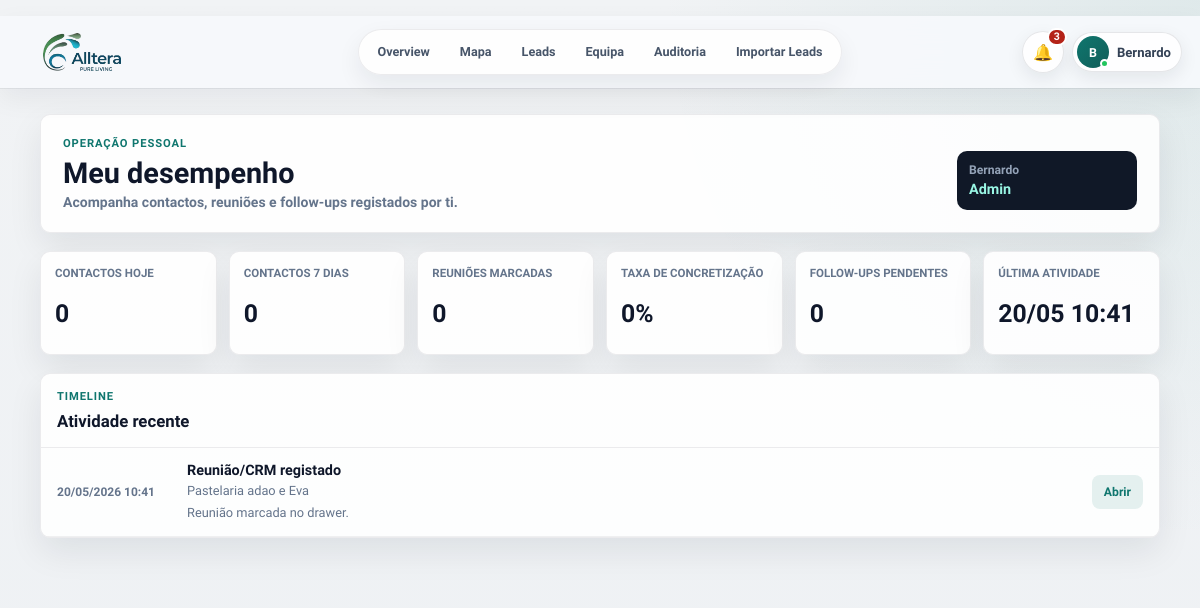
The page /meu-desempenho (signed in) on the database its author committed.
### PlataformaApoioDecisaoComercial/models.py (models this page shows, shortened)
class User(UserMixin, db.Model):
    __tablename__ = "users"
    id = db.Column(db.Integer, primary_key=True)
    nome = db.Column(db.String(120), nullable=False)
    email = db.Column(db.String(160), nullable=False, unique=True, index=True)
    password_hash = db.Column(db.String(255), nullable=False)
    role = db.Column(db.String(40), nullable=False, default="comercial")
    ativo = db.Column(db.Boolean, nullable=False, default=True)
    created_at = db.Column(db.DateTime, default=datetime.utcnow)
    @property
    def is_active(self):
        return bool(self.ativo)
    historico = db.relationship("HistoricoLead", back_populates="user", lazy="dynamic")
    assigned_leads = db.relationship("Lead", back_populates="assigned_to", lazy="dynamic")

class HistoricoLead(db.Model):
    id = db.Column(db.Integer, primary_key=True)
    lead_id = db.Column(db.Integer, db.ForeignKey("lead.id"), nullable=False)
    user_id = db.Column(db.Integer, db.ForeignKey("users.id"), nullable=True, index=True)
    acao = db.Column(db.String(120), nullable=False)
    tipo_acao = db.Column(db.String(80), nullable=True, index=True)
    observacao = db.Column(db.Text, nullable=True)
    resultado = db.Column(db.String(120), nullable=True)
    comercial_responsavel = db.Column(db.String(80), nullable=True)
    created_at = db.Column(db.DateTime, default=datetime.utcnow)
    user = db.relationship("User", back_populates="historico")

class Lead(db.Model):
    id = db.Column(db.Integer, primary_key=True)
    nome_cliente = db.Column(db.String(180), nullable=True)
    area_negocio = db.Column(db.String(120), nullable=True)
    cidade = db.Column(db.String(80), nullable=True)
    empresa = db.Column(db.String(180), nullable=True)
    nome_empresa = db.Column(db.String(180), nullable=False)
    tipo_cliente = db.Column(db.String(80), nullable=False)
    morada = db.Column(db.String(220), nullable=True)
    codigo_postal = db.Column(db.String(20), nullable=True)
    localidade = db.Column(db.String(80), nullable=False)
    contacto = db.Column(db.String(120), nullable=True)
    telefone = db.Column(db.String(40), nullable=True)
    email = db.Column(db.String(160), nullable=True)
    categoria = db.Column(db.String(120), nullable=True)
    nif = db.Column(db.String(30), nullable=True)
    observacoes = db.Column(db.Text, nullable=True)
    observacoes_contacto = db.Column(db.Text, nullable=True)
    reuniao_info = db.Column(db.Text, nullable=True)
    classificacao_observacao = db.Column(db.String(80), nullable=True)
    motivo_classificacao = db.Column(db.Text, nullable=True)
    latitude = db.Column(db.Float, nullable=True)
    longitude = db.Column(db.Float, nullable=True)
    estado = db.Column(db.String(40), nullable=False, default="Por contactar")
    estado_lead = db.Column(db.String(40), nullable=True, default="Por contactar")
    prioridade = db.Column(db.String(20), nullable=True, default="Baixa")
    comercial_responsavel = db.Column(db.String(80), nullable=False, default="Flávia")
    data_novo_contacto = db.Column(db.Date, nullable=True)
    data_reuniao = db.Column(db.Date, nullable=True)
    hora_reuniao = db.Column(db.String(10), nullable=True)
    tags = db.Column(db.String(300), nullable=True)
    insight_tags = db.Column(db.String(400), nullable=True)
    insight_note = db.Column(db.Text, nullable=True)
    assigned_to_id = db.Column(db.Integer, db.ForeignKey("users.id"), nullable=True, index=True)
    created_at = db.Column(db.DateTime, default=datetime.utcnow)
    updated_at = db.Column(db.DateTime, default=datetime.utcnow, onupdate=datetime.utcnow)
    assigned_to = db.relationship("User", back_populates="assigned_leads")
    historico = db.relationship(
        "HistoricoLead",
        backref="lead",
        cascade="all, delete-orphan",
        order_by="desc(HistoricoLead.created_at)",
    )

### PlataformaApoioDecisaoComercial/app.py (the view)
    @app.route("/meu-desempenho")
    @login_required
    def meu_desempenho():
        return render_template("meu_desempenho.html", performance=personal_performance_context(current_user))

### PlataformaApoioDecisaoComercial/app.py (called while the page is built)
def normalize_lookup(value):
    text = str(value or "").strip().lower()
    text = unicodedata.normalize("NFKD", text)
    return "".join(char for char in text if not unicodedata.combining(char))

def clean_text(value):
    return re.sub(r"\s+", " ", str(value or "").strip())

def parse_time_value(value):
    value = clean_text(value)
    if not value:
        return None
    match = re.fullmatch(r"([01]?\d|2[0-3]):([0-5]\d)(?::[0-5]\d)?", value)
    if not match:
        return None
    return f"{int(match.group(1)):02d}:{match.group(2)}"

def scheduled_time_label(lead):
    return parse_time_value(getattr(lead, "hora_reuniao", None)) or ""

def is_scheduled_lead(lead):
    if not lead or not lead.data_novo_contacto:
        return False
    state = normalize_legacy_state(lead.estado)
    text = normalize_lookup(" ".join([
        lead.estado or "",
        lead.classificacao_observacao or "",
        lead.observacoes or "",
        lead.observacoes_contacto or "",
        lead.motivo_classificacao or "",
    ]))
    if state in SCHEDULED_STATES:
        return True
    return any(token in text for token in [
        "voltar a ligar",
        "contactar mais tarde",
        "reagendada",
        "reagendar",
        "sem interesse para ja",
        "aguardar resposta",
        "ligar depois",
        "voltar a contactar",
    ])

def scheduled_badge_count():
    today = date.today()
    return (
        Lead.query.filter(
            Lead.data_novo_contacto.isnot(None),
            Lead.data_novo_contacto <= today,
            Lead.estado.in_(list(SCHEDULED_STATES)),
        ).count()
    )

def normalize_legacy_state(state):
    value = clean_text(state)
    mapping = {
        "Contactado": "Ligar de volta",
        "Reunião marcada": "Já tratado / no CRM",
        "ReuniÃ£o marcada": "Já tratado / no CRM",
        "Cliente existente": "Já tratado / no CRM",
        "Sem interesse definitivo": "Sem interesse",
    }
    return mapping.get(value, value)

### PlataformaApoioDecisaoComercial/templates/meu_desempenho.html (shortened to what this page needs)
{% extends "base.html" %}
{% block content %}
<main class="page-shell personal-performance-page">
    <section class="personal-performance-hero">
        <div>
            <p class="eyebrow">Operação pessoal</p>
            <h1>Meu desempenho</h1>
            <p>Acompanha contactos, reuniões e follow-ups registados por ti.</p>
        </div>
        <div class="personal-performance-hero__meta">
            <span>{{ current_user.nome or current_user.email }}</span>
            <strong>{{ "Admin" if current_user.role == "admin" else "Rececionista" }}</strong>
        </div>
    </section>
    {% set metrics = performance.metrics %}
    <section class="personal-performance-metrics">
        <article>
            <span>Contactos hoje</span>
            <strong>{{ metrics.contacts_today }}</strong>
        </article>
        <article>
            <span>Contactos 7 dias</span>
            <strong>{{ metrics.contacts_7 }}</strong>
        </article>
        <article>
            <span>Reuniões marcadas</span>
            <strong>{{ metrics.meetings }}</strong>
        </article>
        <article>
            <span>Taxa de concretização</span>
            <strong>{{ metrics.conversion_rate }}%</strong>
        </article>
        <article>
            <span>Follow-ups pendentes</span>
            <strong>{{ metrics.pending_followups }}</strong>
        </article>
        <article>
            <span>Última atividade</span>
            <strong>{{ metrics.last_activity.strftime("%d/%m %H:%M") if metrics.last_activity else "—" }}</strong>
        </article>
    </section>
    <section class="personal-performance-panel">
        <header>
            <div>
                <p class="eyebrow">Timeline</p>
                <h2>Atividade recente</h2>
            </div>
        </header>
        {% if performance.has_history %}
        <ol class="personal-performance-timeline">
            {% for entry in performance.timeline %}
            <li>
                <time datetime="{{ entry.created_at.isoformat() if entry.created_at else '' }}">
                    {{ entry.created_at.strftime("%d/%m/%Y %H:%M") if entry.created_at else "Sem data" }}
                </time>
                <div>
                    <strong>{{ entry.acao }}</strong>
                    <span>{{ entry.lead.nome_empresa if entry.lead else "Lead removida" }}</span>
                    {% if entry.observacao %}
                    <p>{{ entry.observacao }}</p>
                    {% endif %}
                </div>
                {% if entry.lead %}
                <a href="{{ url_for('mapa_leads', lead_id=entry.lead.id) }}">Abrir</a>
                {% endif %}
            </li>
            {% endfor %}
        </ol>
        {% else %}
        <div class="personal-performance-empty">
            <strong>Ainda sem histórico operacional.</strong>
            <span>Quando registares contactos, reuniões ou follow-ups, eles aparecem aqui.</span>
        </div>
        {% endif %}
    </section>
</main>
{% endblock %}

### PlataformaApoioDecisaoComercial/templates/base.html (shortened to what this page needs)
﻿<!doctype html>
<html lang="pt">
<head>
    <link rel="stylesheet" href="https://unpkg.com/leaflet@1.9.4/dist/leaflet.css">
    <link rel="stylesheet" href="{{ url_for('static', filename='css/styles.css') }}">
</head>
<body>
    <div class="app-shell">
        <header class="topbar topbar--minimal" id="appTopbar" aria-label="Barra superior">
            <a class="topnav-brand" href="{{ url_for('admin_overview') if current_user.is_authenticated and current_user.role == 'admin' else (url_for('mapa_leads') if current_user.is_authenticated else url_for('login')) }}" aria-label="Alltera">
                <span class="topnav-brand__logo" aria-hidden="true">
                    <img src="{{ url_for('static', filename='alltera-logo.png') }}" alt="">
                </span>
            </a>
            {% if current_user.is_authenticated %}
            <nav class="topnav-pill" aria-label="Navegação principal">
                {% if current_user.role == "admin" %}
                <a href="{{ url_for('admin_overview') }}" {% if request.endpoint == 'admin_overview' %}aria-current="page"{% endif %}>Overview</a>
                <a href="{{ url_for('mapa_leads') }}" {% if request.endpoint == 'mapa_leads' %}aria-current="page"{% endif %}>Mapa</a>
                <a href="{{ url_for('todas_leads') }}" {% if request.endpoint == 'todas_leads' %}aria-current="page"{% endif %}>Leads</a>
                <a href="{{ url_for('admin_users') }}" {% if request.endpoint == 'admin_users' %}aria-current="page"{% endif %}>Equipa</a>
                <a href="{{ url_for('historico') }}" {% if request.endpoint == 'historico' %}aria-current="page"{% endif %}>Auditoria</a>
                <a href="{{ url_for('importar_leads') }}" {% if request.endpoint == 'importar_leads' %}aria-current="page"{% endif %}>Importar Leads</a>
                {% endif %}
            </nav>
            {% endif %}
            <div class="topbar__actions">
                {% if current_user.is_authenticated %}
                {% set display_name = current_user.nome or current_user.email %}
                {% set first_name = display_name.split()[0] %}
                <div class="notifications-menu" id="notificationsMenu">
                    <button class="notifications-trigger" id="notificationsButton" type="button" aria-haspopup="menu" aria-expanded="false" aria-controls="notificationsDropdown" title="Notificações operacionais">
                        <span aria-hidden="true">🔔</span>
                        {% if operational_notifications.count > 0 %}
                        <strong>{{ operational_notifications.count }}</strong>
                        {% endif %}
                    </button>
                </div>
                <div class="profile-menu" id="profileMenu">
                    <button class="profile-trigger" id="profileMenuButton" type="button" aria-haspopup="menu" aria-expanded="false" aria-controls="profileDropdown">
                        <span class="profile-avatar" aria-hidden="true">{{ display_name[:1]|upper }}<i></i></span>
                        <span class="profile-trigger__name">{{ first_name }}</span>
                    </button>
                </div>
                {% endif %}
            </div>
        </header>
        <div class="app-shell__content">
            {% block content %}{% endblock %}
        </div>
    </div>
    {% if current_user.is_authenticated %}
    <aside class="command-palette" id="commandPalette" aria-hidden="true">
    </aside>
    <aside class="global-lead-drawer" id="globalLeadDrawer" aria-hidden="true">
    </aside>
    {% endif %}
</body>
</html>

### rows shown on the page
User: nome "B", nome "Bernardo", role "Admin"
HistoricoLead: last_activity "20/05 10:41", created_at "20/05/2026 10:41", acao "Reunião/CRM registado", lead "Pastelaria adao e Eva", observacao "Reunião marcada no drawer."

### other values the page prints
{{ operational_notifications.count }} "3"
{{ metrics.contacts_today }} "0"
{{ metrics.contacts_7 }} "0"
{{ metrics.meetings }} "0"
{{ metrics.conversion_rate }} "0"
{{ metrics.pending_followups }} "0"
